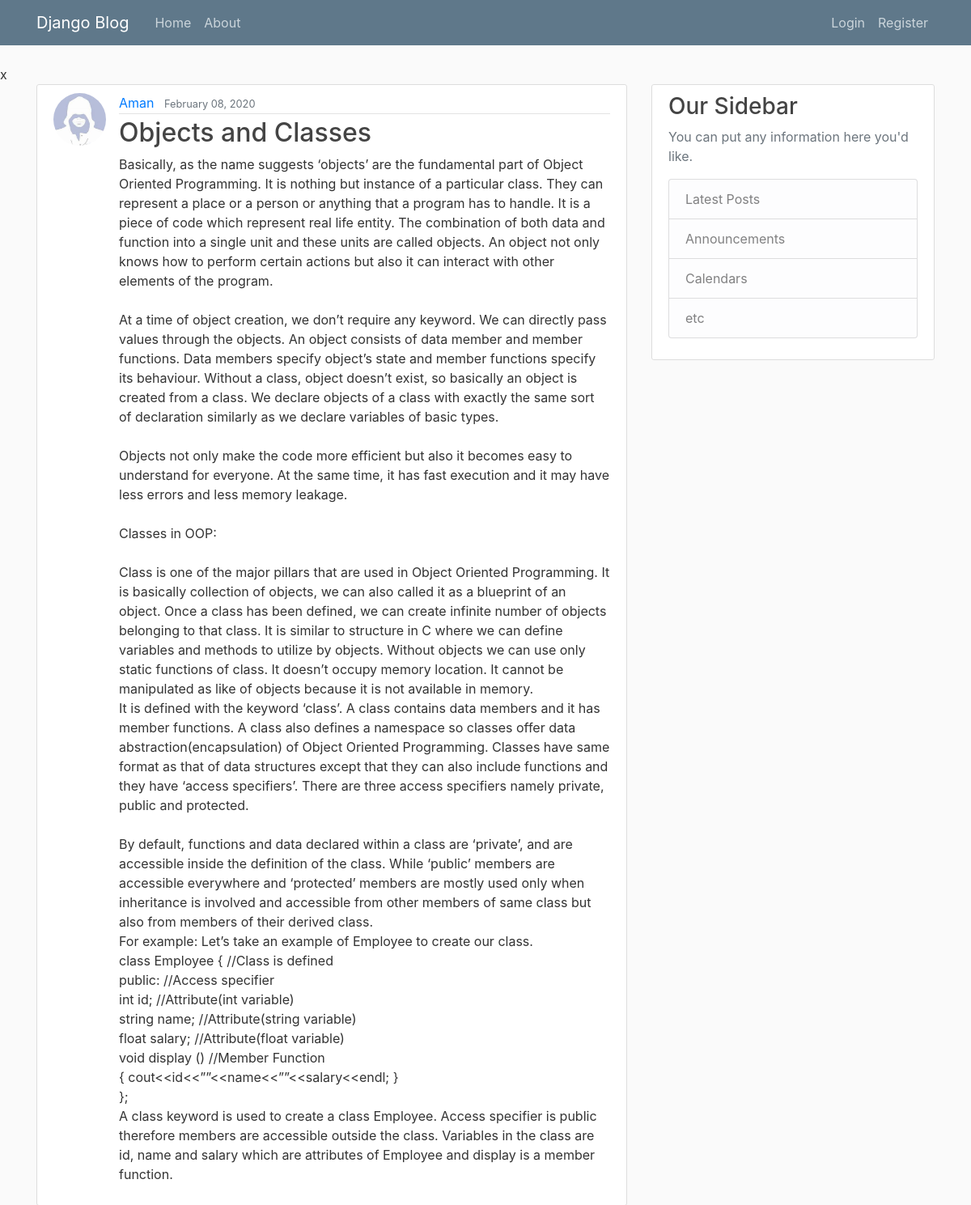
Screenshot of /post/3/ with the database file from the repository.
### blog/models.py (models this page shows, shortened)
class Post(models.Model):
    title = models.CharField(max_length=100)
    content = models.TextField()
    date = models.DateTimeField(default=timezone.now)
    author = models.ForeignKey(User,on_delete= models.CASCADE)

### users/models.py (models this page shows, shortened)
class Profile(models.Model):
    user = models.OneToOneField(User, on_delete=models.CASCADE) #cascade means if user is deleted, profile is deleted too
    image = models.ImageField(default='default.jpg',upload_to='profile_pics')

### blog/views.py (the view)
# urls.py: path('post/<int:pk>/', PostDetailView.as_view(), name='post-detail'),
class PostDetailView(DetailView):
    model = Post

### blog/templates/blog/post_detail.html (shortened to what this page needs)
{%extends "blog/base.html" %}
{%block content%}
    <article class="media content-section back">
        <img class= "rounded-circle article-img" src="{{object.author.profile.image.url}}">
      <div class="media-body">
        <div class="article-metadata">
          <a class="mr-2" href="{%url 'user-posts' object.author.username%}">{{ object.author }}</a>
          <small class="text-muted">{{ object.date|date:"F d, Y" }}</small>
        </div>
        <h2 "article-title" href="#">{{ object.title }}</h2>
        <p class="article-content">{{ object.content }}</p>
      </div>
    </article>
{%endblock content%}

### blog/static/blog/main.css (style rules this page uses)
body { background: #fafafa; color: #333333; margin-top: 5rem; }
h1, h2, h3, h4, h5, h6 { color: #444444; }
.content-section { background: #ffffff; padding: 10px 20px; border: 1px solid #dddddd; border-radius: 3px; margin-bottom: 20px; }
.article-content { white-space: pre-line; }
.article-img { height: 65px; width: 65px; margin-right: 16px; }
.article-metadata { padding-bottom: 1px; margin-bottom: 4px; border-bottom: 1px solid #e3e3e3 }

### rows the page displays
Post: author.profile.image (placeholder picture), author "Aman", date "February 08, 2020", title "Objects and Classes", content "Basically, as the name suggests ‘objects’ are the fundamental part of Object Oriented Programming. It is nothing but instance of a particular class. They can represent a place or a person or anything that a program has to handle. It is a piece of code which represent real life entity. The combination of both data and function into a single unit and these units are called objects. An object not only knows how to perform certain actions but also it can interact with other elements of the program. At a time of object creation, we don’t require any keyword. We can directly pass values through the objects. An object consists of data member and member functions. Data members specify object’s…"
